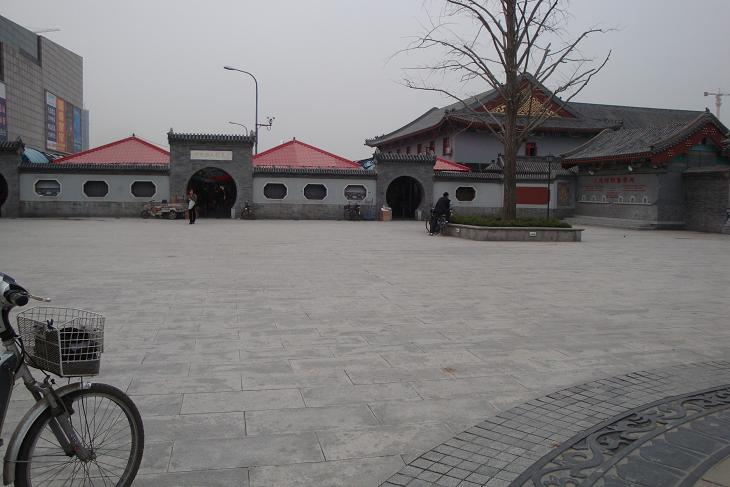
#> input picture Images/I3/3_1.JPG, 730 x 487 px, found by its file name
$ python utils.py
#> lines starting #> are read from the running program, lines starting #| are printed output that depends on the picture

import numpy as np
import math as m
from decimal import Decimal
import cv2 as cv

#QUESTION 1(a)
#==============================================================================
def KernelMatrix(k,sigma):
    kernel=np.zeros((k,k),dtype=float)
    def gaussian(i,j):
        return (m.exp(-(i**2 + j**2)/(2*(sigma**2)))/(2*m.pi*(sigma**2)))

    def normalize(kernel):
        return (kernel/sum(sum(kernel)));

    if k%2 !=0:
        for i in range(m.ceil(-k/2),m.ceil(k/2)):
            for j in range(m.ceil(-k/2),m.ceil(k/2)):
                kernel[i+m.ceil(k/2)-1][j+m.ceil(k/2)-1]= gaussian(i,j)

    if k%2 ==0:
        tmp=m.ceil(-k/2);
        l1=[];
        for i in range(tmp,-tmp+1):
            if i!=0:
                l1.append(i)

        for i,x in zip(l1,range(0,k)):
            for j,y in zip(l1,range(0,k)):
                kernel[x][y]=gaussian(i,j)

    return normalize(kernel)

def printKernel(kernel):
    floatFormat = lambda x: '%.3e' % Decimal(x)
    np.set_printoptions(formatter={'float_kind':floatFormat})
    print(kernel)

#QUESTION 1(b)
#==============================================================================
def ImConvolve(I,kernel):
    k=kernel.shape[0]
    [row,col]=I.shape;
    pad=m.floor(k/2);
    Iz=np.zeros((row+2*pad,col+2*pad))
    Iz[pad:Iz.shape[0]-pad,pad:Iz.shape[1]-pad]=I;
#    cv.namedWindow( "PaddedImage", cv.WINDOW_AUTOSIZE );
#    cv.imshow('PaddedImage',np.uint8(Iz))
    J=np.zeros((I.shape[0],I.shape[1]))
    for i in range(pad,Iz.shape[0]-pad):
        for j in range(pad,Iz.shape[1]-pad):
            imgBlock=Iz[i-pad:i+pad+1,j-pad:j+pad+1];
            convBlock=np.multiply(imgBlock,kernel);
            #convBlock=imgBlock*kernel
            val=sum(sum(convBlock));
            J[i-pad][j-pad]=val;
    return J;

# QUESTION 2(a)
#==============================================================================
def DoGaussian(k,sigma1,sigma2):
    GaussK1=KernelMatrix(k,sigma1);
    GaussK2=KernelMatrix(k,sigma2);
    DoGK=GaussK2-GaussK1;
    return DoGK;

# QUESTION 2(b)
#==============================================================================
def DoGFilter(I,k,sigma1,sigma2):
    kernel=DoGaussian(k,sigma1,sigma2);
    I=ImConvolve(I,k,kernel);
    return I;

# QUESTION 2(c)
#==============================================================================
def ZeroCrossingDet(J):
    for i in range(0,J.shape[0]):
        for j in range(0,J.shape[1]):
            if J[i][j]<0:
                J[i][j]=-1;
            else:
                J[i][j]=1;
    LaplacianKernel=np.array([[1,1,1],
                              [1,-8,1],
                              [1,1,1]]);
    J=ImConvolve(J,k=3,kernel=LaplacianKernel)
    for i in range(0,J.shape[0]):
        for j in range(0,J.shape[1]):
            if J[i][j]<0:
                J[i][j]=0;
            else:
                J[i][j]=1;
    return J
#==============================================================================
def retConvolved(I,k,kernel):
    BlueCon=ImConvolve(I[:,:,0],kernel=kernel)
    GreenCon=ImConvolve(I[:,:,1],kernel=kernel)
    RedCon=ImConvolve(I[:,:,2],kernel=kernel)
    I_con=np.zeros([I.shape[0],I.shape[1],I.shape[2]])
    I_con[:,:,0]=BlueCon
    I_con[:,:,1]=GreenCon
    I_con[:,:,2]=RedCon
    return I_con

def plotConvolved(I1,I2,I3):
    Out=cv.hconcat((np.uint8(I1), np.uint8(I2),np.uint8(I3)))
    cv.namedWindow('sigma=1,3,20 ConvolvedImage',cv.WINDOW_NORMAL)
    cv.imshow('sigma=1,3,20 ConvolvedImage', Out)
    return Out

if __name__ == "__main__":
    kernel1=KernelMatrix(k=9,sigma=1)
    kernel3=KernelMatrix(k=9,sigma=3)
    kernel20=KernelMatrix(k=9,sigma=20)


    I=cv.resize(cv.imread('3_1.jpg'),(256,256))
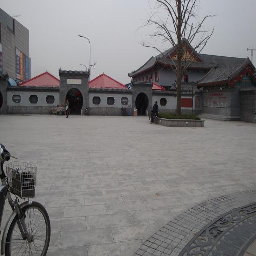
#> I: shape (256, 256, 3); mean B, G, R 123.8, 122.9, 124.7
    cv.namedWindow('OriginalImage',cv.WINDOW_NORMAL);
    cv.imshow('OriginalImage',I)

    I_con1=retConvolved(I,k=9,kernel=kernel1)
#> in ImConvolve, `Iz[pad:Iz.shape[0]-pad,pad:Iz.shape[1]-pad]=I;`:
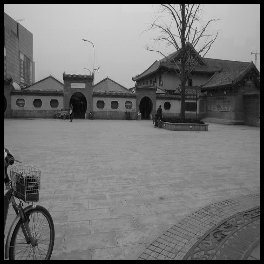
#> Iz: shape (264, 264) float64; min 0, max 216, mean 116.4
#> after the loop in ImConvolve, `for i in range(pad,Iz.shape[0]-pad):`:
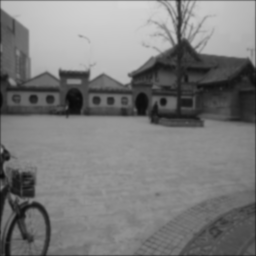
#> J: shape (256, 256) float64; min 8.66, max 212.6, mean 123.1
    I_con3=retConvolved(I,k=9,kernel=kernel3)
#> call 2 of retConvolved, with k = 9, kernel = array of shape (9, 9)
#> after the loop in ImConvolve (call 4), `for i in range(pad,Iz.shape[0]-pad):`:
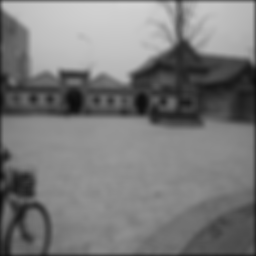
#> J: shape (256, 256) float64; min 12.27, max 212, mean 122.1
#> in retConvolved (call 2), `I_con[:,:,0]=BlueCon`:
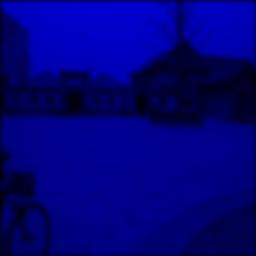
#> I_con: shape (256, 256, 3) float64; mean of channels 0, 1, 2 122.1, 0, 0; drawn as B, G, R
#> in retConvolved (call 2), `I_con[:,:,1]=GreenCon`:
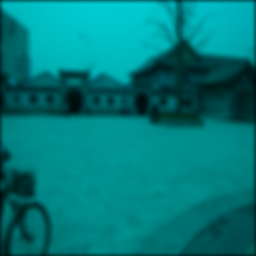
#> I_con: shape (256, 256, 3) float64; mean of channels 0, 1, 2 122.1, 121.2, 0; drawn as B, G, R
    I_con20=retConvolved(I,k=9,kernel=kernel20)
    cv.waitKey();
    cv.destroyAllWindows()

    Out=plotConvolved(I_con1,I_con3,I_con20)
#> in plotConvolved, `Out=cv.hconcat((np.uint8(I1), np.uint8(I2),np.uint8(I3)))`:
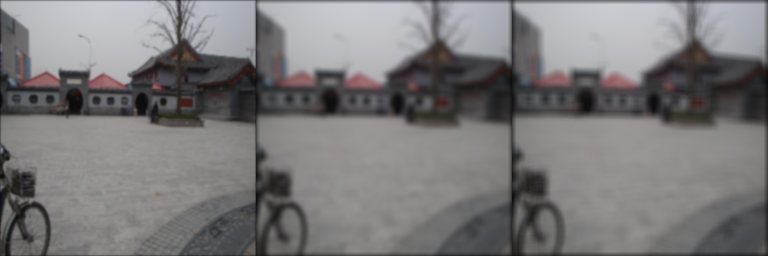
#> Out: shape (256, 768, 3); mean of channels 0, 1, 2 121.8, 121, 122.7; drawn as B, G, R
    cv.waitKey();
    cv.destroyAllWindows()

    #------------------------------------------------------------------------------
    I=cv.cvtColor(I,cv.COLOR_BGR2GRAY)
#> I: shape (256, 256)
    kernel=DoGaussian(k=11,sigma1=3,sigma2=6);
    print('Answer2(a)- Difference of Gausssian Kernel of Size 11x11:')
    printKernel(kernel);

    #------------------------------------------------------------------------------

    J=DoGFilter(I,k=11,sigma1=2,sigma2=4);
#> (the run stopped early here; a loop or call above may not have finished)
